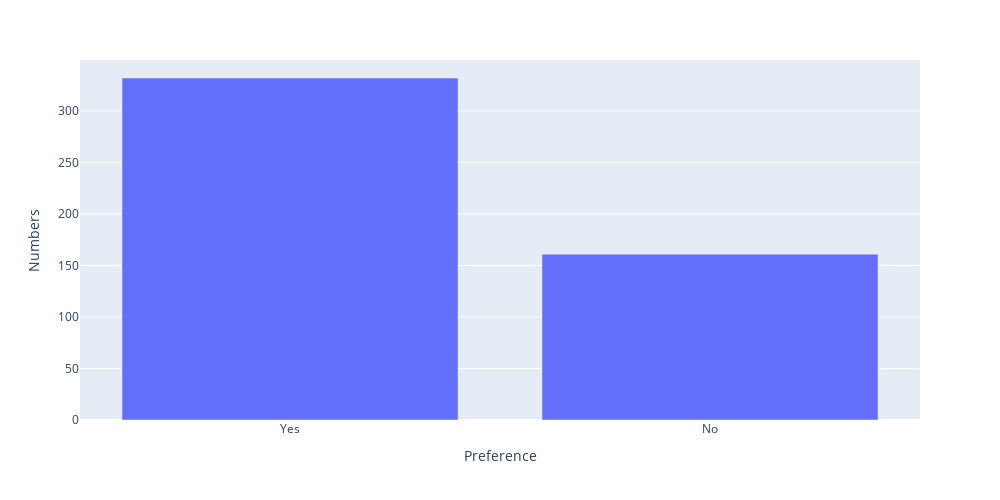

This figure's notebook cell:
### Code cell
# Whether users wanted to subscribe to the mailing list
subscription = data["Subscription"].value_counts()
subscription_graph = px.bar(data, x=subscription.index, y=subscription.values, labels={"x":"Preference", "y":'Numbers'}, width=1000, height=500)
subscription_graph.update_layout(title_x=0.5)

### Figure 1 — Plotly figure (JSON) as saved in the notebook; plotly's stock layout.template omitted (floating-point values rounded to 4 significant figures)
{"data": [{"alignmentgroup": "True", "hovertemplate": "Preference=%{x}<br>Numbers=%{y}<extra></extra>", "legendgroup": "", "marker": {"color": "#636efa", "pattern": {"shape": ""}}, "name": "", "offsetgroup": "", "orientation": "v", "showlegend": false, "textposition": "auto", "type": "bar", "x": ["Yes", "No"], "xaxis": "x", "y": [332, 161], "yaxis": "y"}], "layout": {"barmode": "relative", "height": 500, "legend": {"tracegroupgap": 0}, "margin": {"t": 60}, "title": {"x": 0.5}, "width": 1000, "xaxis": {"anchor": "y", "domain": [0, 1], "title": {"text": "Preference"}}, "yaxis": {"anchor": "x", "domain": [0, 1], "title": {"text": "Numbers"}}}}
